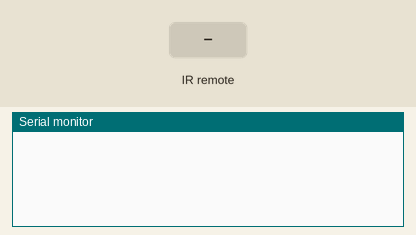
Recording of a sketch running on a simulated Arduino Uno, built with avr-gcc and run on an emulated ATmega328P. Shown: the last lines printed to the serial monitor. The test bench sets the inputs (shaded band).

Above: at 1.2 s.
1.3 s: infrared code 0xFF18E7 received
At 2.3 s:
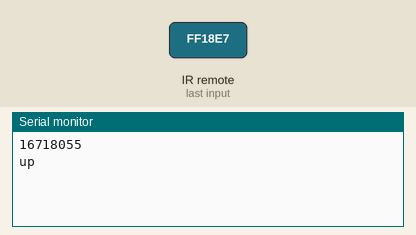
2.8 s: infrared code 0xFF5AA5 received
At 3.5 s:
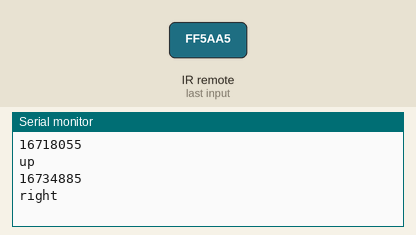
4.3 s: infrared code 0xFF4AB5 received
At 5.5 s:
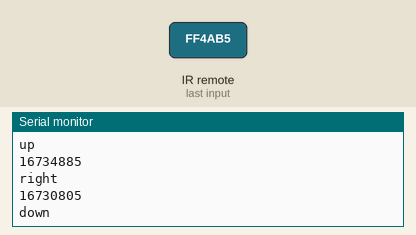
5.8 s: infrared code 0xFF10EF received
At 7.0 s:
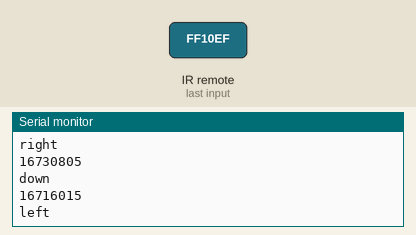
7.3 s: infrared code 0xFF38C7 received
At 8.1 s:
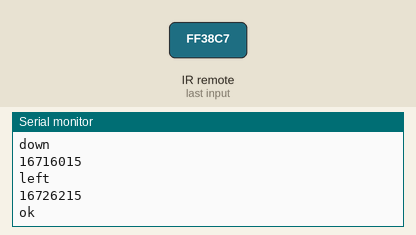
Timing chart, 0 to 9.8 s (numbered marks = the images above; inputs shaded):
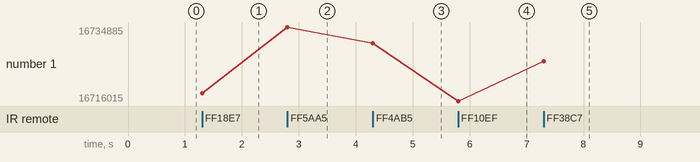

The sketch:

test_07_irremote.ino
```cpp
#include <IRremote.h>

/*
 *  IR read codes
 *  by Hanie kiani
 *  https://electropeak.com/learn/
 */
// #include <IRremote.h>  //including infrared remote header file
int RECV_PIN = 12; // the pin where you connect the output pin of IR sensor
IRrecv irrecv(RECV_PIN);
decode_results results;
void setup()
{
    Serial.begin(115200);
    irrecv.enableIRIn();
}
void loop()
{
    if (irrecv.decode(&results)) // Returns 0 if no data ready, 1 if data ready.
    {
        Serial.println(results.value);
        switch (results.value)
        {
        case 0xFF18E7:
            Serial.println("up");
            break;
        case 0xFF5AA5:
            Serial.println("right");
            break;
        case 0xFF4AB5:
            Serial.println("down");
            break;
        case 0xFF10EF:
            Serial.println("left");
            break;
        case 0xFF38C7:
            Serial.println("ok");
            break;
        }
        // int value = results.value; ;// Results of decoding are stored in result.value
        irrecv.resume(); // Restart the ISR state machine and Receive the next value
    }
}
```

Measured:
- after the input at 1.3 s, the serial monitor: prints a new line at once (image 1)
- after the input at 2.8 s, the serial monitor: prints a new line at once (image 2)
- after the input at 4.3 s, the serial monitor: prints a new line at once (image 3)
- after the input at 5.8 s, the serial monitor: prints a new line at once (image 4)
- after the input at 7.3 s, the serial monitor: prints a new line at once (image 5)
- plotted number 1: 16718055 → 16734885 after the input at 2.8 s, 16734885 → 16730805 after the input at 4.3 s, 16730805 → 16716015 after the input at 5.8 s, 16716015 → 16726215 after the input at 7.3 s
